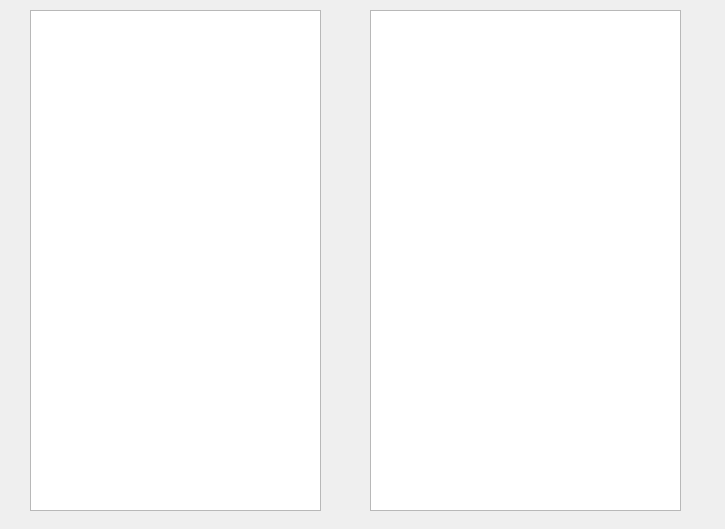
<?xml version="1.0" encoding="UTF-8"?>
<ui version="4.0">
 <class>Form</class>
 <widget class="QWidget" name="Form">
  <property name="geometry">
   <rect>
    <x>0</x>
    <y>0</y>
    <width>725</width>
    <height>529</height>
   </rect>
  </property>
  <property name="windowTitle">
   <string>Form</string>
  </property>
  <widget class="QTableView" name="tableViewReadOnly">
   <property name="geometry">
    <rect>
     <x>30</x>
     <y>10</y>
     <width>291</width>
     <height>501</height>
    </rect>
   </property>
  </widget>
  <widget class="QTableView" name="tableViewReadWrite">
   <property name="geometry">
    <rect>
     <x>370</x>
     <y>10</y>
     <width>311</width>
     <height>501</height>
    </rect>
   </property>
  </widget>
 </widget>
 <resources/>
 <connections/>
</ui>
